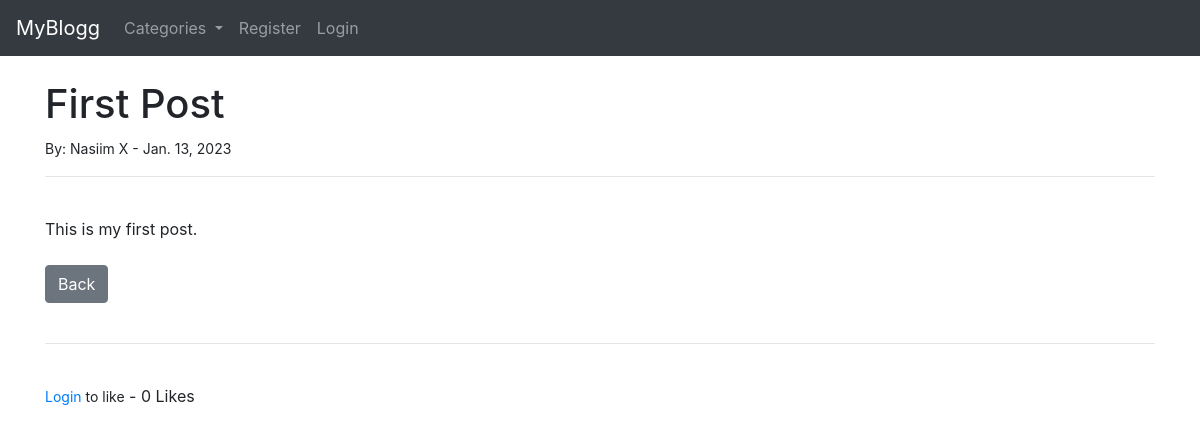
The app's page /article/1 with its own data.
### theblog/models.py (models this page shows, shortened)
class Post(models.Model):
    title = models.CharField(max_length=255)
    header_image = models.ImageField(null=True, blank=True, upload_to="images/")
    title_tag = models.CharField(max_length=255)
    author = models.ForeignKey(User, on_delete=models.CASCADE)
    body  = RichTextField(blank=True, null=True)
    post_date = models.DateField(auto_now_add=True)
    category = models.CharField(max_length=255, default='coding')
    snippet = models.CharField(max_length=255)
    likes = models.ManyToManyField(User, related_name='blog_post')
    def total_likes(self):
        return self.likes.count()

### theblog/views.py (the view)
# urls.py: path('article/<int:pk>', ArticleDetailView.as_view(), name="article-detail"),
class ArticleDetailView(DetailView):
    model = Post
    template_name = 'article_details.html'
    def get_context_data(self, *args, **kwarks):
        cat_menu = Category.objects.all()
        context = super(ArticleDetailView, self).get_context_data(*args, **kwarks)
        stuff = get_object_or_404(Post, id = self.kwargs['pk'])
        total_likes = stuff.total_likes()
        liked = False
        if stuff.likes.filter(id=self.request.user.id).exists():
            liked = True
        context["cat_menu"] = cat_menu
        context["total_likes"] = total_likes
        context["liked"] = liked
        return context

### theblog/models.py (called while the page is built)
    def __str__(self):
        return self.name

### theblog/templates/article_details.html (shortened to what this page needs)
{% extends 'base.html' %}
{% block content %}
    <h1>{{ post.title }}</h1>
    <small>By: {{ post.author.first_name }} {{ post.author.last_name}} -
        {{ post.post_date}}
    </small></br>
    <hr>
{{ post.body|safe }}
<br/><br/>
<a href="{% url 'home' %}" class="btn btn-secondary">Back</a>
<br/><br/>
<hr>
<br/>
<form action="{% url 'like_post' post.pk %}" method="POST">
{% if user.is_authenticated %}
    {% if liked %}
        <button type="submit", name="post_id", value="{{ post.id }}",
        class="btn btn-danger btn-sm">Unlike</button>
    {% else %}
        <button type="submit", name="post_id", value="{{ post.id }}",
        class="btn btn-primary btn-sm">Like</button>
    {% endif %}
{% else %}
    <small><a href="{% url 'login' %}">Login</a> to like</small>
{% endif %}
    - {{ total_likes }} Likes
</form>
{% endblock %}

### records on screen
Post: title "First Post", author.first_name "Nasiim", author.last_name "X", post_date "Jan. 13, 2023", body "This is my first post."

### other values on screen
{{ total_likes }} "0"
